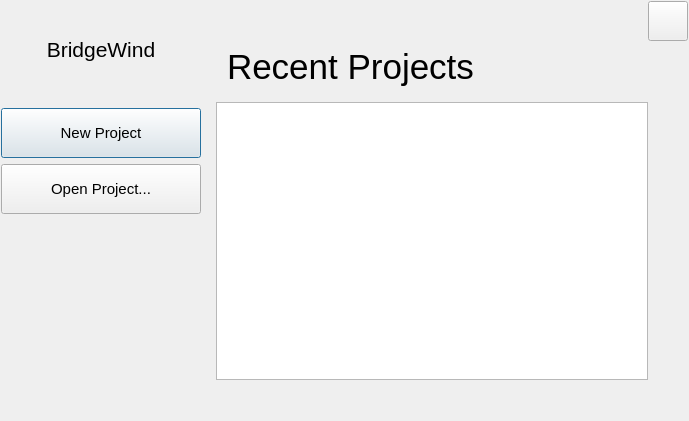
<?xml version="1.0" encoding="UTF-8"?>
<ui version="4.0">
 <class>WelcomeDialog</class>
 <widget class="QDialog" name="WelcomeDialog">
  <property name="geometry">
   <rect>
    <x>0</x>
    <y>0</y>
    <width>689</width>
    <height>421</height>
   </rect>
  </property>
  <property name="windowTitle">
   <string>Welcome - BridgeWind</string>
  </property>
  <layout class="QHBoxLayout" name="horizontalLayout_3">
   <property name="leftMargin">
    <number>0</number>
   </property>
   <property name="topMargin">
    <number>0</number>
   </property>
   <property name="rightMargin">
    <number>0</number>
   </property>
   <property name="bottomMargin">
    <number>0</number>
   </property>
   <item>
    <widget class="QWidget" name="welcomeBackgroundWidget" native="true">
     <layout class="QHBoxLayout" name="horizontalLayout">
      <property name="leftMargin">
       <number>1</number>
      </property>
      <property name="topMargin">
       <number>1</number>
      </property>
      <property name="rightMargin">
       <number>1</number>
      </property>
      <property name="bottomMargin">
       <number>1</number>
      </property>
      <item>
       <widget class="QWidget" name="leftWidget" native="true">
        <property name="minimumSize">
         <size>
          <width>171</width>
          <height>0</height>
         </size>
        </property>
        <property name="maximumSize">
         <size>
          <width>250</width>
          <height>16777215</height>
         </size>
        </property>
        <layout class="QVBoxLayout" name="verticalLayout">
         <property name="leftMargin">
          <number>0</number>
         </property>
         <property name="topMargin">
          <number>11</number>
         </property>
         <property name="rightMargin">
          <number>0</number>
         </property>
         <property name="bottomMargin">
          <number>0</number>
         </property>
         <item>
          <widget class="QWidget" name="logoWidget" native="true">
           <property name="minimumSize">
            <size>
             <width>0</width>
             <height>90</height>
            </size>
           </property>
           <layout class="QVBoxLayout" name="verticalLayout_4">
            <item>
             <widget class="QLabel" name="BridgeWindLable">
              <property name="maximumSize">
               <size>
                <width>16777215</width>
                <height>40</height>
               </size>
              </property>
              <property name="font">
               <font>
                <pointsize>16</pointsize>
               </font>
              </property>
              <property name="text">
               <string>BridgeWind</string>
              </property>
              <property name="alignment">
               <set>Qt::AlignHCenter|Qt::AlignTop</set>
              </property>
             </widget>
            </item>
           </layout>
          </widget>
         </item>
         <item>
          <widget class="QPushButton" name="newProjectButton">
           <property name="minimumSize">
            <size>
             <width>150</width>
             <height>50</height>
            </size>
           </property>
           <property name="font">
            <font>
             <pointsize>11</pointsize>
            </font>
           </property>
           <property name="text">
            <string>New Project</string>
           </property>
           <property name="class" stdset="0">
            <string>welcome_button</string>
           </property>
          </widget>
         </item>
         <item>
          <widget class="QPushButton" name="openProjectButton">
           <property name="minimumSize">
            <size>
             <width>200</width>
             <height>50</height>
            </size>
           </property>
           <property name="font">
            <font>
             <pointsize>11</pointsize>
            </font>
           </property>
           <property name="text">
            <string>Open Project...</string>
           </property>
           <property name="class" stdset="0">
            <string>welcome_button</string>
           </property>
          </widget>
         </item>
         <item>
          <widget class="QWidget" name="blankWidget" native="true">
           <property name="minimumSize">
            <size>
             <width>0</width>
             <height>200</height>
            </size>
           </property>
          </widget>
         </item>
        </layout>
       </widget>
      </item>
      <item>
       <widget class="QWidget" name="rightWidget" native="true">
        <layout class="QVBoxLayout" name="verticalLayout_2">
         <property name="leftMargin">
          <number>0</number>
         </property>
         <property name="topMargin">
          <number>0</number>
         </property>
         <property name="rightMargin">
          <number>0</number>
         </property>
         <property name="bottomMargin">
          <number>0</number>
         </property>
         <item>
          <layout class="QHBoxLayout" name="horizontalLayout_2">
           <item>
            <widget class="QWidget" name="titleBar" native="true"/>
           </item>
           <item>
            <widget class="QPushButton" name="closeButton">
             <property name="minimumSize">
              <size>
               <width>40</width>
               <height>40</height>
              </size>
             </property>
             <property name="maximumSize">
              <size>
               <width>40</width>
               <height>40</height>
              </size>
             </property>
             <property name="text">
              <string/>
             </property>
            </widget>
           </item>
          </layout>
         </item>
         <item>
          <widget class="QWidget" name="widget" native="true">
           <layout class="QVBoxLayout" name="verticalLayout_5">
            <property name="spacing">
             <number>0</number>
            </property>
            <property name="leftMargin">
             <number>20</number>
            </property>
            <property name="topMargin">
             <number>0</number>
            </property>
            <property name="rightMargin">
             <number>0</number>
            </property>
            <property name="bottomMargin">
             <number>0</number>
            </property>
            <item>
             <widget class="QLabel" name="label">
              <property name="font">
               <font>
                <pointsize>26</pointsize>
               </font>
              </property>
              <property name="text">
               <string>Recent Projects</string>
              </property>
             </widget>
            </item>
           </layout>
          </widget>
         </item>
         <item>
          <widget class="QWidget" name="listContainerWidget" native="true">
           <layout class="QVBoxLayout" name="verticalLayout_3">
            <property name="rightMargin">
             <number>40</number>
            </property>
            <property name="bottomMargin">
             <number>40</number>
            </property>
            <item>
             <widget class="QListView" name="recentProjectsList">
              <property name="enabled">
               <bool>true</bool>
              </property>
              <property name="font">
               <font>
                <pointsize>11</pointsize>
               </font>
              </property>
              <property name="editTriggers">
               <set>QAbstractItemView::NoEditTriggers</set>
              </property>
             </widget>
            </item>
           </layout>
          </widget>
         </item>
        </layout>
       </widget>
      </item>
     </layout>
    </widget>
   </item>
  </layout>
 </widget>
 <resources/>
 <connections/>
</ui>
